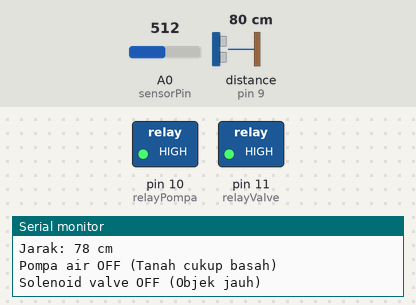
The sketch below on a simulated Arduino Uno, built with avr-gcc and run on an emulated ATmega328P. Parts: switched loads named in the sketch (green lamp = pin HIGH), the last lines printed to the serial monitor. Wiring (inferred from the names in the program): ultrasonic range finder: trigger pin 8; echo pin 9. The test bench sets the inputs (shaded band); at power-on: distance to the obstacle (sensor on pin 9) 80 cm, A0 (sensorPin) = 512. The echo pulse lasts 58.3 µs per cm; pins used as bus, display or sensor lines are not drawn.

Above: at 1.8 s.
1.9 s: distance to the obstacle (sensor on pin 9) set to 13 cm
3.4 s: distance to the obstacle (sensor on pin 9) set to 9 cm
At 4.8 s:
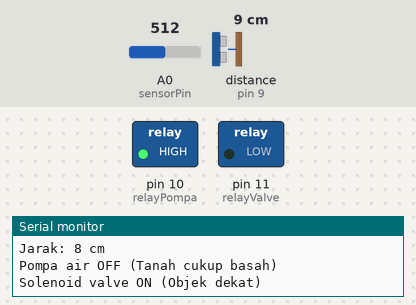
5.7 s: A0 (sensorPin) set to 799
7.5 s: A0 (sensorPin) set to 821
At 8.8 s:
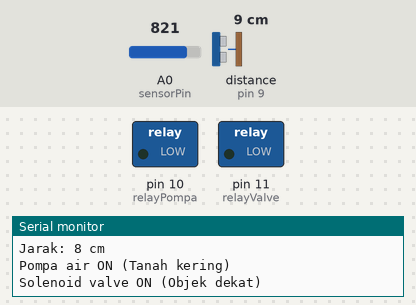
9.9 s: distance to the obstacle (sensor on pin 9) set to 18 cm
At 11.6 s:
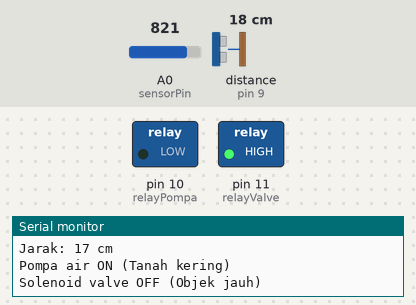
11.9 s: distance to the obstacle (sensor on pin 9) set to 2 cm
At 13.4 s:
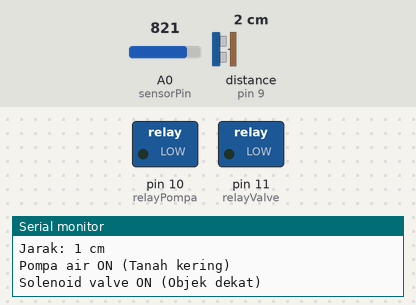
Timing chart, 0 to 14.9 s (numbered marks = the images above; inputs shaded):
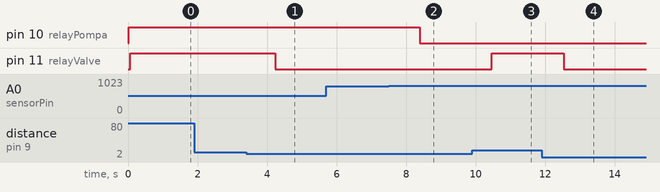

The sketch:

kode_1.ino
```cpp
// Pin sensor kelembapan tanah dan relay
const int sensorPin = A0;   // Pin analog untuk sensor kelembapan tanah
const int relayPompa = 10;  // Pin digital untuk relay pompa air
const int relayValve = 11;  // Pin digital untuk relay solenoid valve

// Pin untuk sensor ultrasonik
const int trigPin = 8;      // Pin trigger ultrasonik
const int echoPin = 9;      // Pin echo ultrasonik

// Kalibrasi nilai minimum dan maksimum sensor kelembapan tanah
const int sensorMin = 300;  // Nilai analog saat tanah benar-benar basah
const int sensorMax = 1023; // Nilai analog saat tanah benar-benar kering

void setup() {
  // Konfigurasi pin relay
  pinMode(relayPompa, OUTPUT);
  pinMode(relayValve, OUTPUT);
  digitalWrite(relayPompa, LOW); // Matikan relay pompa di awal
  digitalWrite(relayValve, LOW); // Matikan relay valve di awal

  // Konfigurasi pin ultrasonik
  pinMode(trigPin, OUTPUT);
  pinMode(echoPin, INPUT);

  Serial.begin(9600);
  Serial.println("Sistem mulai. Membaca kelembapan tanah dan jarak...");
}

void loop() {
  // *** Membaca kelembapan tanah ***
  int moistureValue = analogRead(sensorPin);

  // Konversi kelembapan menjadi persen
  int moisturePercent = map(moistureValue, sensorMin, sensorMax, 100, 0);
  moisturePercent = constrain(moisturePercent, 0, 100); // Rentang 0-100

  // Tampilkan kelembapan ke Serial Monitor
  Serial.print("Kelembapan tanah: ");
  Serial.print(moisturePercent);
  Serial.println("%");

  // *** Membaca jarak menggunakan sensor ultrasonik ***
  long duration, distance;

  // Kirim sinyal trigger selama 10 mikrodetik
  digitalWrite(trigPin, LOW);
  delayMicroseconds(2);
  digitalWrite(trigPin, HIGH);
  delayMicroseconds(10);
  digitalWrite(trigPin, LOW);

  // Hitung durasi pantulan dalam mikrodetik
  duration = pulseIn(echoPin, HIGH);

  // Konversi durasi ke jarak (cm)
  distance = duration * 0.034 / 2;

  // Tampilkan jarak ke Serial Monitor
  Serial.print("Jarak: ");
  Serial.print(distance);
  Serial.println(" cm");

  // *** Logika kontrol relay pertama (pompa air berdasarkan kelembapan tanah) ***
  if (moisturePercent < 30) {
    digitalWrite(relayPompa, LOW);
    Serial.println("Pompa air ON (Tanah kering)");
  } else {
    digitalWrite(relayPompa, HIGH);
    Serial.println("Pompa air OFF (Tanah cukup basah)");
  }

  // *** Logika kontrol relay kedua (solenoid valve berdasarkan jarak) ***
  if (distance <= 10) {
    digitalWrite(relayValve, LOW);
    Serial.println("Solenoid valve ON (Objek dekat)");
  } else {
    digitalWrite(relayValve, HIGH);
    Serial.println("Solenoid valve OFF (Objek jauh)");
  }

  // Delay untuk stabilitas pembacaan
  delay(1000);
}
```

Measured:
- the behaviour switches between 12 and 11 cm on distance to the obstacle (sensor on pin 9) (found by bisection; images 0 and 1)
- the behaviour switches between 813 and 814 on A0 (sensorPin) (found by bisection; images 1 and 2)
- after the input at 3.4 s, pin 11 (relayValve): HIGH → LOW after 0.83 s
- after the input at 7.5 s, pin 10 (relayPompa): HIGH → LOW after 0.89 s
- after the input at 9.9 s, pin 11 (relayValve): LOW → HIGH after 0.56 s
- after the input at 11.9 s, pin 11 (relayValve): HIGH → LOW after 0.63 s
